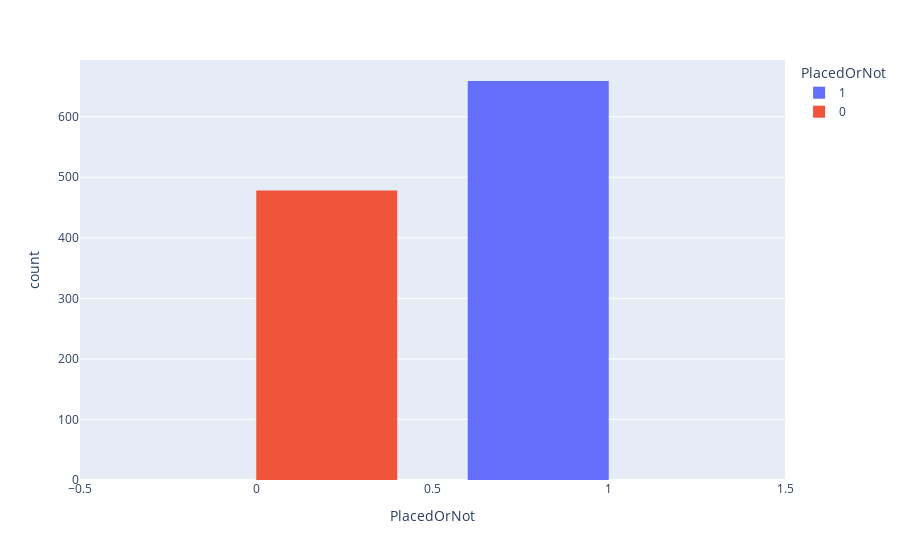

Source (notebook cell):
### Code cell
# Plotting Histogram for the count of place and not placed  
px.histogram(data, x='PlacedOrNot', color='PlacedOrNot', barmode='group')

### Figure 1 — Plotly figure (JSON) as saved in the notebook; plotly's stock layout.template omitted (floating-point values rounded to 4 significant figures; data arrays with more than 128 entries replaced by an {"elided": "..."} marker saying what was removed)
{"data": [{"alignmentgroup": "True", "bingroup": "x", "hovertemplate": "PlacedOrNot=%{x}<br>count=%{y}<extra></extra>", "legendgroup": "1", "marker": {"color": "#636efa", "pattern": {"shape": ""}}, "name": "1", "offsetgroup": "1", "orientation": "v", "showlegend": true, "type": "histogram", "x": {"elided": "659 int values"}, "xaxis": "x", "yaxis": "y"}, {"alignmentgroup": "True", "bingroup": "x", "hovertemplate": "PlacedOrNot=%{x}<br>count=%{y}<extra></extra>", "legendgroup": "0", "marker": {"color": "#EF553B", "pattern": {"shape": ""}}, "name": "0", "offsetgroup": "0", "orientation": "v", "showlegend": true, "type": "histogram", "x": {"elided": "478 int values"}, "xaxis": "x", "yaxis": "y"}], "layout": {"barmode": "group", "legend": {"title": {"text": "PlacedOrNot"}, "tracegroupgap": 0}, "margin": {"t": 60}, "xaxis": {"anchor": "y", "categoryarray": [1, 0], "categoryorder": "array", "domain": [0, 1], "title": {"text": "PlacedOrNot"}}, "yaxis": {"anchor": "x", "domain": [0, 1], "title": {"text": "count"}}}}
